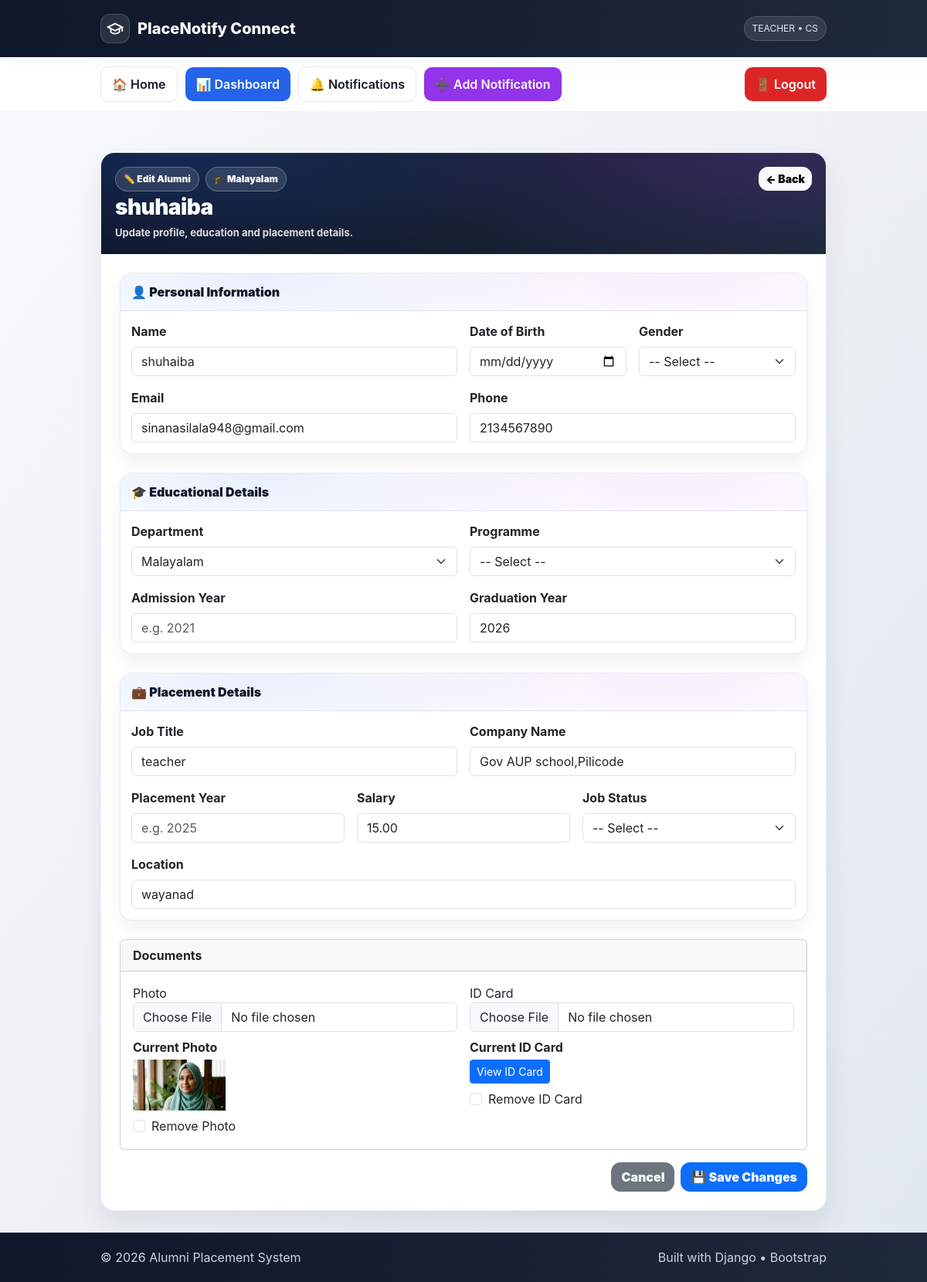
/alumni/edit/3/ (signed in), run on the app's committed database.
### mainapp/models.py (models this page shows, shortened)
class Teacher(models.Model):
    ROLE_CHOICES = (
        ('HOD', 'HOD'),
        ('TEACHER', 'Teacher'),
    )
    user = models.OneToOneField(User, on_delete=models.CASCADE)
    department = models.ForeignKey(Department, on_delete=models.CASCADE)
    role = models.CharField(max_length=10, choices=ROLE_CHOICES)

class Department(models.Model):
    name = models.CharField(max_length=100)
    def __str__(self):
        return self.name

class Alumni(models.Model):
    GENDER_CHOICES = (
        ('Male', 'Male'),
        ('Female', 'Female'),
        ('Other', 'Other'),
    )
    JOB_STATUS_CHOICES = (
        ('Placed', 'Placed'),
        ('Promoted', 'Promoted'),
        ('Resigned', 'Resigned'),
        ('Higher Studies', 'Higher Studies'),
    )
    name = models.CharField(max_length=100)
    dob = models.DateField(null=True, blank=True)
    gender = models.CharField(
        max_length=10,
        choices=GENDER_CHOICES,
        null=True,
        blank=True
    )
    email = models.EmailField(null=True, blank=True)
    phone = models.CharField(
        max_length=15,
        null=True,
        blank=True
    )
    department = models.ForeignKey(
        'Department',
        on_delete=models.CASCADE,
        related_name='alumni'
    )
    programme = models.ForeignKey(
        'Programme',
        on_delete=models.CASCADE,
        null=True,
        blank=True,
        related_name='alumni'
    )
    admission_year = models.IntegerField(null=True, blank=True)
    graduation_year = models.IntegerField()
    job_title = models.CharField(
        max_length=100,
        null=True,
        blank=True
    )
    company_name = models.CharField(
        max_length=100,
        null=True,
        blank=True
    )
    placement_year = models.IntegerField(
        null=True,
        blank=True
    )
    salary = models.DecimalField(
        max_digits=10,
        decimal_places=2,
        null=True,
        blank=True
    )
    job_status = models.CharField(
        max_length=20,
        choices=JOB_STATUS_CHOICES,
        null=True,
        blank=True
    )
    location = models.CharField(
        max_length=100,
        null=True,
        blank=True
    )
    photo = models.ImageField(
        upload_to='photos/',
        null=True,
        blank=True
    )
    id_card = models.FileField(
        upload_to='id_cards/',
        null=True,
        blank=True
    )
    created_at = models.DateTimeField(auto_now_add=True, null=True, blank=True)
    updated_at = models.DateTimeField(auto_now=True, null=True, blank=True)
    class Meta:
        ordering = ['-graduation_year', 'name']
        verbose_name = "Alumni"
        verbose_name_plural = "Alumni Records"

### mainapp/views.py (the view, shortened to what this page needs)
# urls.py: path('alumni/edit/<int:id>/', views.edit_alumni, name='edit_alumni'),  # ← FIRST
@login_required
def edit_alumni(request, id):
    alumni = get_object_or_404(Alumni, id=id)
    departments = DepartmentModel.objects.all()
    programmes = ProgrammeModel.objects.all()
    return render(request, 'edit_alumni.html', {
        'alumni': alumni,
        'departments': departments,
        'programmes': programmes,
    })

### mainapp/templates/edit_alumni.html (shortened to what this page needs)
{% extends "base.html" %}
{% block content %}
<div class="container mt-4 wrap">
  <div class="panel">
    <div class="panel-head">
      <div>
        <div class="d-flex flex-wrap gap-2 mb-1">
          <span class="pill">✏️ Edit Alumni</span>
          <span class="pill">🎓 {{ alumni.department }}</span>
        </div>
        <h3>{{ alumni.name }}</h3>
        <div class="meta">
          Update profile, education and placement details.
        </div>
      </div>
      <div class="d-flex gap-2">
        <a href="{% url 'alumni_detail' alumni.id %}" class="btn btn-light btn-sm btn-round">
          ← Back
        </a>
      </div>
    </div>
    <div class="p-4">
      <form method="POST" enctype="multipart/form-data">
        <div class="section mb-4">
          <div class="section-head">👤 Personal Information</div>
          <div class="section-body">
            <div class="row g-3">
              <div class="col-md-6">
                <label class="form-label fw-bold">Name</label>
                <input type="text" name="name" class="form-control"
                       value="{{ alumni.name }}" required>
              </div>
              <div class="col-md-3">
                <label class="form-label fw-bold">Date of Birth</label>
                <input type="date" name="dob" class="form-control"
                       value="{{ alumni.dob|date:'Y-m-d' }}">
              </div>
              <div class="col-md-3">
                <label class="form-label fw-bold">Gender</label>
                <select name="gender" class="form-select">
                  <option value="">-- Select --</option>
                </select>
              </div>
              <div class="col-md-6">
                <label class="form-label fw-bold">Email</label>
                <input type="email" name="email" class="form-control"
                       value="{{ alumni.email }}" placeholder="example@mail.com">
              </div>
              <div class="col-md-6">
                <label class="form-label fw-bold">Phone</label>
                <input type="text" name="phone" class="form-control"
                       value="{{ alumni.phone }}" placeholder="+91 98xxxxxx12">
              </div>
            </div>
          </div>
        </div>
        <div class="section mb-4">
          <div class="section-head">🎓 Educational Details</div>
          <div class="section-body">
            <div class="row g-3">
              <div class="col-md-6">
                <label class="form-label fw-bold">Department</label>
                <select name="department" class="form-select" required>
                  {% for d in departments %}
                    <option value="{{ d.id }}" {% if alumni.department.id == d.id %}selected{% endif %}>
                      {{ d.name }}
                    </option>
                  {% endfor %}
                </select>
              </div>
              <div class="col-md-6">
                <label class="form-label fw-bold">Programme</label>
                <select name="programme" class="form-select">
                  <option value="">-- Select --</option>
                </select>
              </div>
              <div class="col-md-6">
                <label class="form-label fw-bold">Admission Year</label>
                <input type="number" name="admission_year" class="form-control"
                       value="{{ alumni.admission_year }}" placeholder="e.g. 2021">
              </div>
              <div class="col-md-6">
                <label class="form-label fw-bold">Graduation Year</label>
                <input type="number" name="graduation_year" class="form-control"
                       value="{{ alumni.graduation_year }}" required placeholder="e.g. 2025">
              </div>
            </div>
          </div>
        </div>
        <div class="section mb-4">
          <div class="section-head">💼 Placement Details</div>
          <div class="section-body">
            <div class="row g-3">
              <div class="col-md-6">
                <label class="form-label fw-bold">Job Title</label>
                <input type="text" name="job_title" class="form-control"
                       value="{{ alumni.job_title }}" placeholder="e.g. Software Engineer">
              </div>
              <div class="col-md-6">
                <label class="form-label fw-bold">Company Name</label>
                <input type="text" name="company_name" class="form-control"
                       value="{{ alumni.company_name }}" placeholder="e.g. Infosys / TCS">
              </div>
              <div class="col-md-4">
                <label class="form-label fw-bold">Placement Year</label>
                <input type="number" name="placement_year" class="form-control"
                       value="{{ alumni.placement_year }}" placeholder="e.g. 2025">
              </div>
              <div class="col-md-4">
                <label class="form-label fw-bold">Salary</label>
                <input type="number" step="0.01" name="salary" class="form-control"
                       value="{{ alumni.salary }}" placeholder="e.g. 600000.00">
              </div>
              <div class="col-md-4">
                <label class="form-label fw-bold">Job Status</label>
                <select name="job_status" class="form-select">
                  <option value="">-- Select --</option>
                </select>
              </div>
              <div class="col-md-12">
                <label class="form-label fw-bold">Location</label>
                <input type="text" name="location" class="form-control"
                       value="{{ alumni.location }}" placeholder="e.g. Chennai, India">
              </div>
            </div>
          </div>
        </div>
<div class="card mb-3">
  <div class="card-header fw-bold">Documents</div>
  <div class="card-body row g-3">
    <div class="col-md-6">
      <label>Photo</label>
      <input type="file" name="photo" class="form-control">
      {% if alumni.photo %}
        <div class="mt-2">
          <p class="fw-bold mb-1">Current Photo</p>
          <img src="{{ alumni.photo.url }}" width="120" class="mb-2">
          <div class="form-check">
            <input type="checkbox" name="remove_photo" class="form-check-input" id="removePhoto">
            <label class="form-check-label" for="removePhoto">
              Remove Photo
            </label>
          </div>
        </div>
      {% else %}
        <p class="text-muted mt-2">No photo uploaded</p>
      {% endif %}
    </div>
    <div class="col-md-6">
      <label>ID Card</label>
      <input type="file" name="id_card" class="form-control">
      {% if alumni.id_card %}
        <div class="mt-2">
          <p class="fw-bold mb-1">Current ID Card</p>
          <a href="{% url 'view_id_card' alumni.id %}"
             class="btn btn-sm btn-primary mb-2">
            View ID Card
          </a>
          <div class="form-check">
            <input type="checkbox" name="remove_id_card" class="form-check-input" id="removeIdCard">
            <label class="form-check-label" for="removeIdCard">
              Remove ID Card
            </label>
          </div>
        </div>
      {% else %}
        <p class="text-muted mt-2">No ID card uploaded</p>
      {% endif %}
    </div>
  </div>
</div>
        <div class="d-flex justify-content-end gap-2 mt-3">
          <a href="{% url 'alumni_detail' alumni.id %}"
             class="btn btn-secondary btn-round">Cancel</a>
          <button type="submit"
                  class="btn btn-primary btn-round">💾 Save Changes</button>
        </div>
      </form>
    </div>
  </div>
{% endblock %}

### mainapp/templates/base.html (shortened to what this page needs)
<!DOCTYPE html>
<html lang="en">
<head>
  <link href="https://cdn.jsdelivr.net/npm/bootstrap@5.3.2/dist/css/bootstrap.min.css" rel="stylesheet">
</head>
<body>
<header class="top-header">
  <div class="wrap">
    <div class="brand">
      <div class="logo">
        <svg width="22" height="22" viewBox="0 0 24 24" fill="none" stroke="white" stroke-width="2">
          <path d="M22 10v6M2 10l10-5 10 5-10 5z"></path>
          <path d="M6 12v5c3 3 9 3 12 0v-5"></path>
        </svg>
      </div>
      <h1>PlaceNotify Connect</h1>
    </div>
    {% if user.is_authenticated and user.teacher %}
      <div class="role-pill">
        {{ user.teacher.role }} • {{ user.teacher.department.name }}
      </div>
    {% endif %}
  </div>
</header>
<div class="nav-shell">
  <div class="wrap">
    <div class="nav-left">
      <a href="/" class="nav-btn">🏠 Home</a>
      {% if user.is_authenticated and user.teacher %}
        {% if user.teacher.role == "HOD" %}
          <a href="{% url 'hod_dashboard' %}" class="nav-btn primary">📊 Dashboard</a>
        {% elif user.teacher.role == "TEACHER" %}
          <a href="{% url 'teacher_dashboard' %}" class="nav-btn primary">📊 Dashboard</a>
        {% endif %}
      {% endif %}
      <a href="{% url 'notifications' %}" class="nav-btn">🔔 Notifications</a>
      {% if user.is_authenticated and user.teacher %}
        {% if user.teacher.role == "TEACHER" %}
          <a href="{% url 'add_notification' %}" class="nav-btn purple">➕ Add Notification</a>
        {% endif %}
      {% endif %}
    </div>
    <div class="nav-right">
      {% if user.is_authenticated %}
        <form method="post" action="{% url 'logout' %}">
          <button type="submit" class="nav-btn danger">🚪 Logout</button>
        </form>
      {% else %}
        <a href="{% url 'login' %}" class="nav-btn dark">🔐 Login</a>
      {% endif %}
    </div>
  </div>
</div>
<main>
  {% block content %}{% endblock %}
</main>
<footer>
  <div class="wrap">
    <div>© 2026 Alumni Placement System</div>
    <div>Built with Django • Bootstrap</div>
  </div>
</footer>
</body>
</html>

### mainapp/templates/base.html (style rules this page uses)
:root { --dark-1:#0f172a; --dark-2:#1e293b; --slate:#334155; --bg1:#f8fafc; --bg2:#e2e8f0; --primary:#2563eb; --purple:#9333ea; --danger:#dc2626; --muted:#64748b; }
* { margin:0; padding:0; box-sizing:border-box; }
body { font-family: -apple-system, BlinkMacSystemFont, 'Segoe UI', sans-serif; background: linear-gradient(to bottom right, var(--bg1), var(--bg2)); min-height: 100vh; display:flex; flex-direction:column; }
.top-header { background: linear-gradient(to right, var(--dark-1), var(--dark-2)); color:#fff; padding:18px 0; box-shadow: 0 10px 25px rgba(0,0,0,0.15); }
.wrap { max-width:1200px; margin:0 auto; padding:0 20px; display:flex; align-items:center; justify-content:space-between; gap:16px; }
.brand { display:flex; align-items:center; gap:10px; }
.logo { width:38px; height:38px; display:grid; place-items:center; border-radius:12px; background: rgba(255,255,255,0.1); border: 1px solid rgba(255,255,255,0.15); }
.brand h1 { font-size:20px; font-weight:800; margin:0; }
.role-pill { font-size:12px; padding:6px 10px; border-radius:999px; background: rgba(255,255,255,0.10); border: 1px solid rgba(255,255,255,0.15); color:#e2e8f0; }
.nav-shell { position: sticky; top:0; z-index:100; background: rgba(255,255,255,0.9); backdrop-filter: blur(10px); border-bottom:1px solid rgba(0,0,0,0.05); }
.nav-shell .wrap { padding:12px 20px; flex-wrap:wrap; }
.nav-left, .nav-right { display:flex; gap:10px; flex-wrap:wrap; align-items:center; }
.nav-btn { padding:10px 14px; border-radius:10px; font-weight:600; text-decoration:none; border:1px solid #e5e7eb; background:#fff; color:#111827; transition:0.2s; }
.primary { background:var(--primary); color:#fff; border:none; }
.purple { background:var(--purple); color:#fff; border:none; }
.danger { background:var(--danger); color:#fff; border:none; }
main { flex:1; max-width:1200px; margin:28px auto; padding:0 20px; width:100%; }
footer { margin-top:auto; background: linear-gradient(to right, var(--dark-1), var(--dark-2)); color:#cbd5e1; padding:20px 0; }
footer .wrap { justify-content:space-between; }

### mainapp/templates/edit_alumni.html (style rules this page uses)
.wrap { max-width: 980px; margin: 0 auto; }
.panel { background:#fff; border: 1px solid rgba(15,23,42,0.08); border-radius: 18px; box-shadow: 0 16px 35px rgba(2,6,23,0.08); overflow:hidden; }
.panel-head { padding: 18px; color:#fff; background: radial-gradient(900px 260px at 10% 0%, rgba(37,99,235,.22), transparent 55%), radial-gradient(900px 260px at 90% 0%, rgba(147,51,234,.18), transparent 55%), linear-gradient(90deg, #0f172a, #1e293b); display:flex; justify-content:space-between; align-items:flex-start; gap: 12px; flex-wrap: wrap; }
.panel-head h3 { margin:0; font-weight: 950; letter-spacing: -0.02em; }
.meta { margin-top: 6px; color: rgba(255,255,255,0.85); font-weight: 700; font-size: 13px; }
.pill { display:inline-flex; align-items:center; gap:8px; padding:6px 10px; border-radius:999px; border: 1px solid rgba(255,255,255,0.25); background: rgba(255,255,255,0.12); font-weight: 900; font-size: 12px; color:#fff; white-space: nowrap; }
.section { border: 1px solid rgba(15,23,42,0.08); border-radius: 16px; overflow:hidden; background:#fff; box-shadow: 0 10px 24px rgba(2,6,23,0.06); }
.section-head { padding: 12px 14px; font-weight: 950; color:#0f172a; border-bottom: 1px solid #e2e8f0; background: radial-gradient(700px 240px at 20% 0%, rgba(37,99,235,0.10), transparent 60%), radial-gradient(700px 240px at 80% 0%, rgba(147,51,234,0.08), transparent 60%), #ffffff; }
.section-body { padding: 14px; }
.btn-round { border-radius: 12px; font-weight: 900; }

### data on the page
Alumni: department "Malayalam", name "shuhaiba", email "sinanasilala948@gmail.com", phone "2134567890", graduation_year "2026", job_title "teacher", company_name "Gov AUP school,Pilicode", salary "15.00", location "wayanad", photo (picture)

### other printed values
{{ user.teacher.role }} "TEACHER"
{{ user.teacher.department.name }} "CS"
